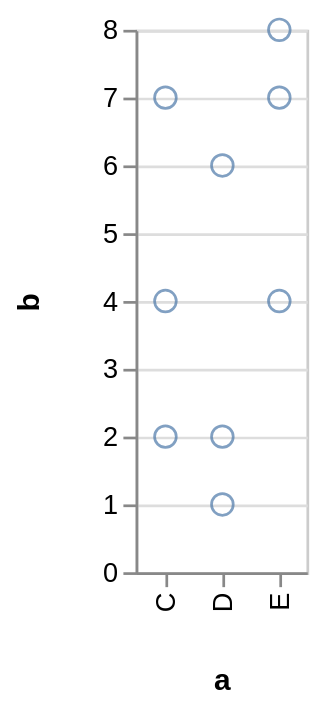

Vega-Lite specification stored for this chart:
### Vega specification from a JSON file in a GitHub repository (floating-point values rounded to 4 significant figures)
{"$schema": "https://vega.github.io/schema/vega/v3.0.json", "autosize": "pad", "padding": 5, "encode": {"update": {"stroke": {"value": "#ccc"}, "fill": {"value": "transparent"}}}, "data": [{"name": "source_0", "values": [{"a": "C", "b": 2}, {"a": "C", "b": 7}, {"a": "C", "b": 4}, {"a": "D", "b": 1}, {"a": "D", "b": 2}, {"a": "D", "b": 6}, {"a": "E", "b": 8}, {"a": "E", "b": 4}, {"a": "E", "b": 7}]}, {"name": "data_0", "source": "source_0", "transform": [{"type": "formula", "expr": "toNumber(datum[\"b\"])", "as": "b"}, {"type": "filter", "expr": "datum[\"b\"] !== null && !isNaN(datum[\"b\"])"}]}], "signals": [{"name": "x_step", "value": 21}, {"name": "width", "update": "bandspace(domain('x').length, 1, 0.5) * x_step"}, {"name": "height", "update": "200"}], "marks": [{"name": "marks", "type": "symbol", "role": "point", "from": {"data": "data_0"}, "encode": {"update": {"x": {"scale": "x", "field": "a"}, "y": {"scale": "y", "field": "b"}, "stroke": {"value": "#4c78a8"}, "fill": {"value": "transparent"}, "opacity": {"value": 0.7}}}}], "scales": [{"name": "x", "type": "point", "range": {"step": {"signal": "x_step"}}, "round": true, "padding": 0.5, "domain": {"data": "data_0", "field": "a", "sort": true}}, {"name": "y", "type": "linear", "range": [{"signal": "height"}, 0], "round": true, "nice": true, "zero": true, "domain": {"data": "data_0", "field": "b"}}], "axes": [{"scale": "x", "orient": "bottom", "tickCount": 5, "title": "a", "zindex": 1, "encode": {"labels": {"update": {"angle": {"value": 270}, "align": {"value": "right"}, "baseline": {"value": "middle"}}}}}, {"scale": "y", "orient": "left", "title": "b", "zindex": 1}, {"scale": "y", "domain": false, "grid": true, "labels": false, "maxExtent": 0, "minExtent": 0, "orient": "left", "ticks": false, "zindex": 0, "gridScale": "x"}], "config": {"axis": {"minExtent": 30}}}
